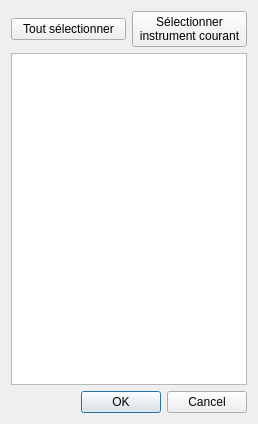
<?xml version="1.0" encoding="UTF-8"?>
<ui version="4.0">
 <class>DialogSelectItems</class>
 <widget class="QDialog" name="DialogSelectItems">
  <property name="windowModality">
   <enum>Qt::ApplicationModal</enum>
  </property>
  <property name="geometry">
   <rect>
    <x>0</x>
    <y>0</y>
    <width>258</width>
    <height>424</height>
   </rect>
  </property>
  <property name="windowTitle">
   <string>Sélection</string>
  </property>
  <property name="windowIcon">
   <iconset resource="../ressources.qrc">
    <normaloff>:/icones/icon</normaloff>:/icones/icon</iconset>
  </property>
  <layout class="QVBoxLayout" name="verticalLayout">
   <item>
    <layout class="QHBoxLayout" name="horizontalLayout">
     <item>
      <widget class="QPushButton" name="pushSelectAll">
       <property name="text">
        <string>Tout sélectionner</string>
       </property>
      </widget>
     </item>
     <item>
      <widget class="QPushButton" name="pushSelectCurrent">
       <property name="text">
        <string>Sélectionner
instrument courant</string>
       </property>
      </widget>
     </item>
    </layout>
   </item>
   <item>
    <widget class="QListWidget" name="listWidget"/>
   </item>
   <item>
    <widget class="QDialogButtonBox" name="buttonBox">
     <property name="orientation">
      <enum>Qt::Horizontal</enum>
     </property>
     <property name="standardButtons">
      <set>QDialogButtonBox::Cancel|QDialogButtonBox::Ok</set>
     </property>
    </widget>
   </item>
  </layout>
 </widget>
 <resources>
  <include location="../ressources.qrc"/>
 </resources>
 <connections>
  <connection>
   <sender>buttonBox</sender>
   <signal>accepted()</signal>
   <receiver>DialogSelectItems</receiver>
   <slot>accept()</slot>
   <hints>
    <hint type="sourcelabel">
     <x>248</x>
     <y>254</y>
    </hint>
    <hint type="destinationlabel">
     <x>157</x>
     <y>274</y>
    </hint>
   </hints>
  </connection>
  <connection>
   <sender>buttonBox</sender>
   <signal>rejected()</signal>
   <receiver>DialogSelectItems</receiver>
   <slot>reject()</slot>
   <hints>
    <hint type="sourcelabel">
     <x>316</x>
     <y>260</y>
    </hint>
    <hint type="destinationlabel">
     <x>286</x>
     <y>274</y>
    </hint>
   </hints>
  </connection>
 </connections>
</ui>
